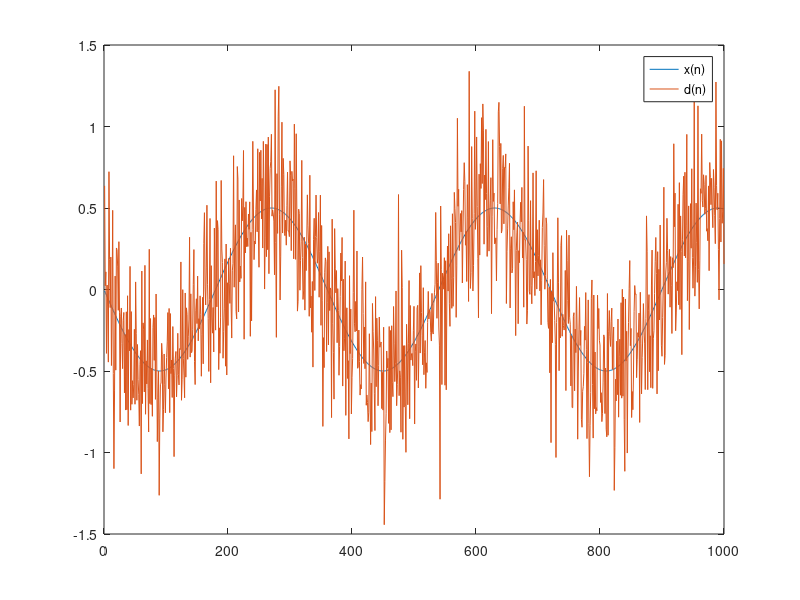
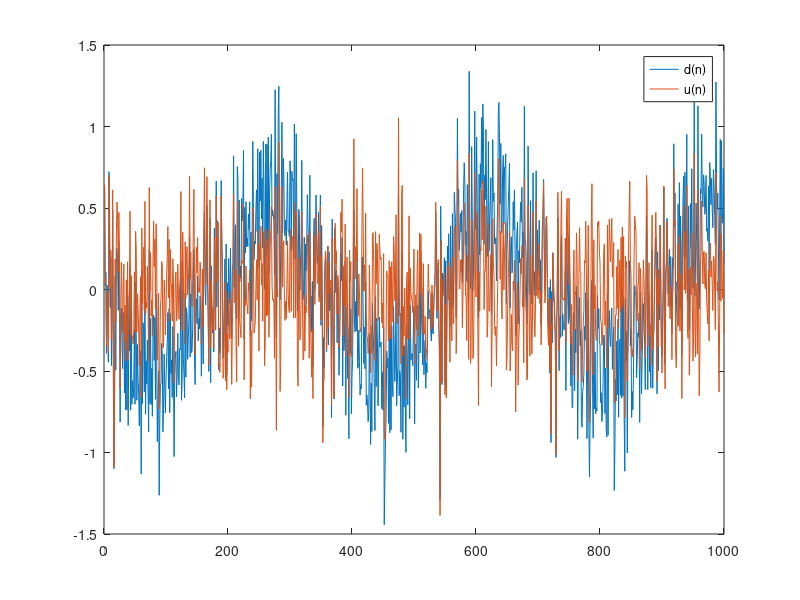
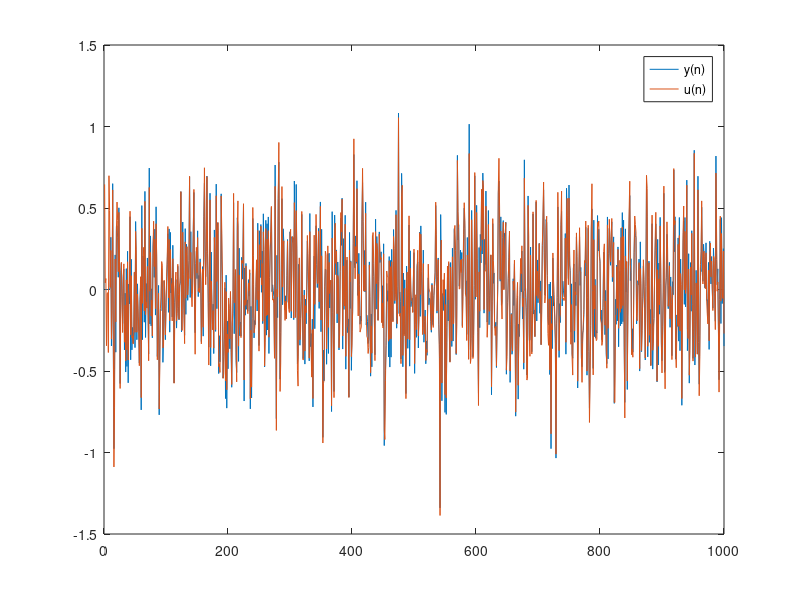
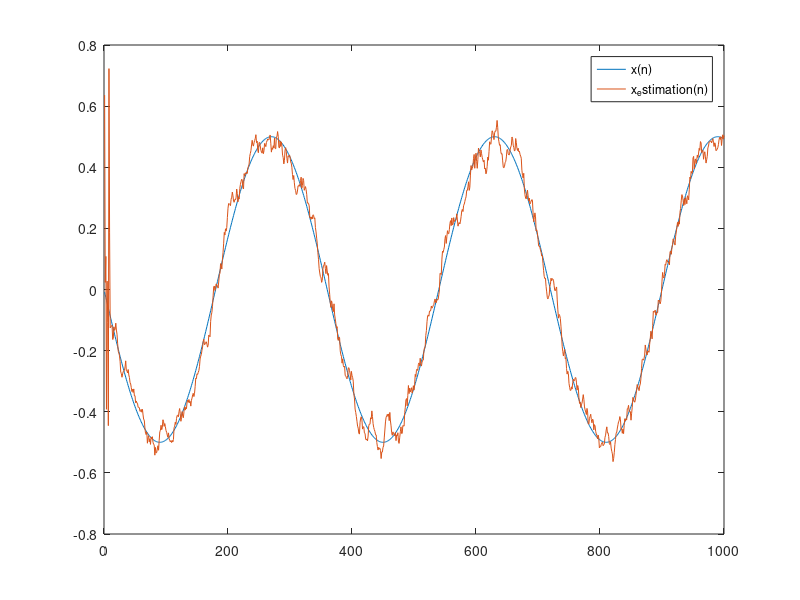

MATLAB code for these plots, in order:
% Noise cancellation solving Wiener-Hopf's equation
% author: Christophoros Bekos (8311)

clear all
close all

N = 1000; % number of time steps
M = 10;   % filter's length

%% signal A
%we assume that A is normally distributed
A = sind(1:N);

%% signal x
f = pi/6;
x = zeros(N,1);
for i=1:N
    x(i) = A(i)*sin((pi/8)*N+f);
end

%% white noise N
N_mu = 0;
N_sigma = 0.32;
n = normrnd(N_mu,N_sigma,N,1);

%% input signal u
u = zeros(N,1);
u(1) = n(1);
u(2) = n(2);
for i=3:N
    u(i) = 0.25*u(i-1) - 0.12*u(i-2) + n(i);
end

%% desired signal d
d = zeros(N,1);
for i=1:N
  d(i) = x(i) + n(i);
end

%% some figures
figure
plot([x d])
legend({'x(n)', 'd(n)'})

figure
plot([d u])
legend({'d(n)', 'u(n)'})

%% fir filter
a = xcorr(u,u,M-1,'unbiased');
b = a(M:(2*M-1));
R = toeplitz(b);
a = xcorr(d,u,M,'unbiased');
b = a(M:(2*M));
p = toeplitz(b);
p = p(1,2:end)';
wo = R\p;

% filter apply
y = zeros(N-M,1);
for i = M:N
     y(i) = u(i:-1:i-M+1)' * wo;
end
e = d - y;

figure
plot([y u])
legend({'y(n)', 'u(n)'})

figure
plot([x e])
legend({'x(n)', 'x_estimation(n)'})

%% parameter error
figure
plot(x-e).^2;
title('estimation error')





